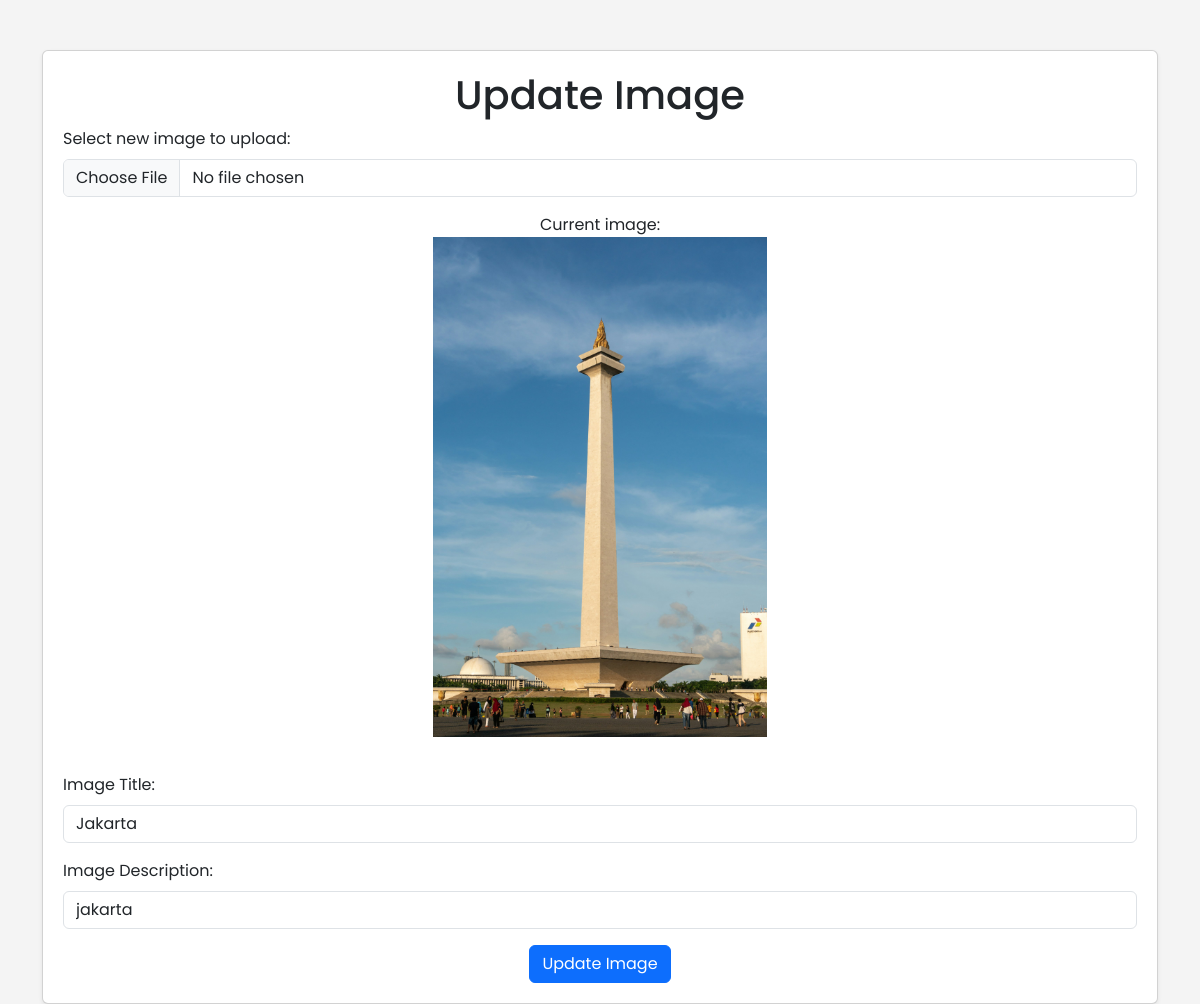
The page /admin/update_images.php?id=66&title=Jakarta&image_path=../uploads/jakarta.jpg (signed in) on the database its author committed.
### tables this page shows
CREATE TABLE `images` (
  `id_images` int NOT NULL,
  `image_path` varchar(255) NOT NULL,
  `title` varchar(255) NOT NULL,
  `description` text,
  `uploaded_at` timestamp NULL DEFAULT CURRENT_TIMESTAMP,
  `id_role` int DEFAULT NULL
);

### admin/update_images.php (the view, shortened to what this page needs)
<?php
$imagePath = "";
$description = "";
if ($_SERVER["REQUEST_METHOD"] == "POST") {
    $id_images = $_POST["id_images"];
    $title = $_POST["title"];
    $description = $_POST["description"];
    $file = $_FILES["fileToUpload"];
    $conn = koneksi();
    $stmt = $conn->prepare("SELECT image_path FROM images WHERE id_images = ?");
    $stmt->bind_param("i", $id_images);
    $stmt->execute();
    $stmt->bind_result($imagePath);
    $stmt->fetch();
    $stmt->close();
    $message = updateImage($id_images, $title, $description, $file, $conn, $imagePath);
    $conn->close();
    if (strpos($message, 'updated') !== false) {
        echo "<script>alert('$message'); window.location.href='image.php';</script>";
    } else {
        echo "<script>alert('$message');</script>";
    }
}else if (isset($_GET["id"])) {
    $id_images = $_GET["id"];
    $conn = koneksi();
    $stmt = $conn->prepare("SELECT image_path, title, description FROM images WHERE id_images = ?");
    $stmt->bind_param("i", $id_images);
    $stmt->execute();
    $stmt->bind_result($imagePath, $title, $description);
}
?>
<!DOCTYPE html>
<html lang="en">
<head>
    <link href="https://cdn.jsdelivr.net/npm/bootstrap@5.3.3/dist/css/bootstrap.min.css" rel="stylesheet">
    <link rel="stylesheet" href="assets/css/image.css">
</head>
<body>
<div class="container">
    <div class="card shadow-sm">
        <h1 class="card-title text-center">Update Image</h1>
        <form action="" method="post" enctype="multipart/form-data">
            <div class="mb-3">
                <label for="fileToUpload" class="form-label">Select new image to upload:</label>
                <input type="file" name="fileToUpload" id="fileToUpload" class="form-control" onchange="previewImage(event)">
            </div>
            <div class="mb-3 text-center">
                Current image:
                <br>
                <img id="imagePreview" class="preview" src="<?= htmlspecialchars($imagePath); ?>" alt="Image preview...">
            </div>
            <div class="mb-3">
                <label for="title" class="form-label">Image Title:</label>
                <input type="text" name="title" id="title" class="form-control" value="<?= htmlspecialchars($title ?? ''); ?>" placeholder="Enter image title">
            </div>
            <div class="mb-3">
                <label for="description" class="form-label">Image Description:</label>
                <input type="text" name="description" id="description" class="form-control" value="<?= htmlspecialchars($description ?? ''); ?>" placeholder="Enter image description">
            </div>
            <div class="text-center">
                <input type="submit" value="Update Image" name="submit" class="btn btn-primary">
            </div>
        </form>
    </div>
</div>
</body>
</html>

### admin/assets/css/image.css (style rules this page uses)
body { font-family: 'Poppins', sans-serif; background-color: #f4f4f4; }
.container { margin-top: 50px; }
.card { padding: 20px; }
.preview { max-width: 500px; max-height: 500px; margin-bottom: 20px; }

### rows shown on the page
images: image_path (picture), title "Jakarta", description "jakarta"
